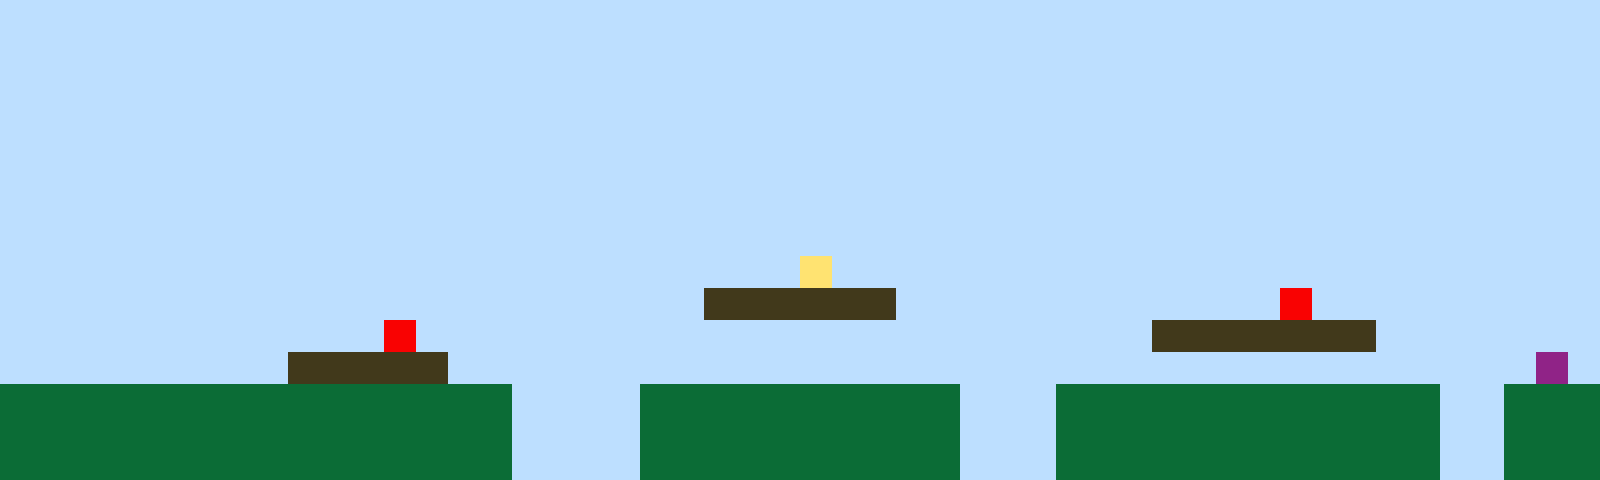

A level layout from a 2D game, rendered from its tile map. Below: a short description, then the map file with its tile-grid data intact:
An orthogonal 50x15 tile map with 32x32 px tiles, 1 tile layer (Tile Layer 1).

<map version="1.10" tiledversion="1.11.2" orientation="orthogonal" renderorder="right-up" width="50" height="15" tilewidth="32" tileheight="32" infinite="0" nextlayerid="2" nextobjectid="1"><editorsettings><export target="map1.csv" format="csv" /></editorsettings><tileset firstgid="1" name="sprites" tilewidth="32" tileheight="32" tilecount="6" columns="3"><image source="sprites.png" width="96" height="64" /></tileset><layer id="1" name="Tile Layer 1" width="50" height="15"><data encoding="csv">1,1,1,1,1,1,1,1,1,1,1,1,1,1,1,1,1,1,1,1,1,1,1,1,1,1,1,1,1,1,1,1,1,1,1,1,1,1,1,1,1,1,1,1,1,1,1,1,1,1,1,1,1,1,1,1,1,1,1,1,1,1,1,1,1,1,1,1,1,1,1,1,1,1,1,1,1,1,1,1,1,1,1,1,1,1,1,1,1,1,1,1,1,1,1,1,1,1,1,1,1,1,1,1,1,1,1,1,1,1,1,1,1,1,1,1,1,1,1,1,1,1,1,1,1,1,1,1,1,1,1,1,1,1,1,1,1,1,1,1,1,1,1,1,1,1,1,1,1,1,1,1,1,1,1,1,1,1,1,1,1,1,1,1,1,1,1,1,1,1,1,1,1,1,1,1,1,1,1,1,1,1,1,1,1,1,1,1,1,1,1,1,1,1,1,1,1,1,1,1,1,1,1,1,1,1,1,1,1,1,1,1,1,1,1,1,1,1,1,1,1,1,1,1,1,1,1,1,1,1,1,1,1,1,1,1,1,1,1,1,1,1,1,1,1,1,1,1,1,1,1,1,1,1,1,1,1,1,1,1,1,1,1,1,1,1,1,1,1,1,1,1,1,1,1,1,1,1,1,1,1,1,1,1,1,1,1,1,1,1,1,1,1,1,1,1,1,1,1,1,1,1,1,1,1,1,1,1,1,1,1,1,1,1,1,1,1,1,1,1,1,1,1,1,1,1,1,1,1,1,1,1,1,1,1,1,1,1,1,1,1,1,1,1,1,1,1,1,1,1,1,1,1,1,1,1,1,1,1,1,1,1,1,1,1,1,1,1,1,1,1,1,1,1,1,1,1,1,1,1,1,1,1,1,1,1,1,1,1,1,1,1,1,1,1,1,1,1,1,1,1,1,1,1,1,1,1,1,1,1,1,1,1,1,1,1,1,1,1,1,1,1,1,1,1,4,1,1,1,1,1,1,1,1,1,1,1,1,1,1,1,1,1,1,1,1,1,1,1,1,1,1,1,1,1,1,1,1,1,1,1,1,1,1,1,1,1,1,1,1,1,1,3,3,3,3,3,3,1,1,1,1,1,1,1,1,1,1,1,1,5,1,1,1,1,1,1,1,1,1,1,1,1,1,1,1,1,1,1,1,1,1,5,1,1,1,1,1,1,1,1,1,1,1,1,1,1,1,1,1,1,1,1,1,1,1,3,3,3,3,3,3,3,1,1,1,1,1,1,1,1,1,1,1,1,1,1,1,1,3,3,3,3,3,1,1,1,1,1,1,1,1,1,1,1,1,1,1,1,1,1,1,1,1,1,1,1,1,1,1,1,1,1,1,1,1,1,1,6,1,2,2,2,2,2,2,2,2,2,2,2,2,2,2,2,2,1,1,1,1,2,2,2,2,2,2,2,2,2,2,1,1,1,2,2,2,2,2,2,2,2,2,2,2,2,1,1,2,2,2,2,2,2,2,2,2,2,2,2,2,2,2,2,2,2,2,1,1,1,1,2,2,2,2,2,2,2,2,2,2,1,1,1,2,2,2,2,2,2,2,2,2,2,2,2,1,1,2,2,2,2,2,2,2,2,2,2,2,2,2,2,2,2,2,2,2,1,1,1,1,2,2,2,2,2,2,2,2,2,2,1,1,1,2,2,2,2,2,2,2,2,2,2,2,2,1,1,2,2,2</data></layer></map>
